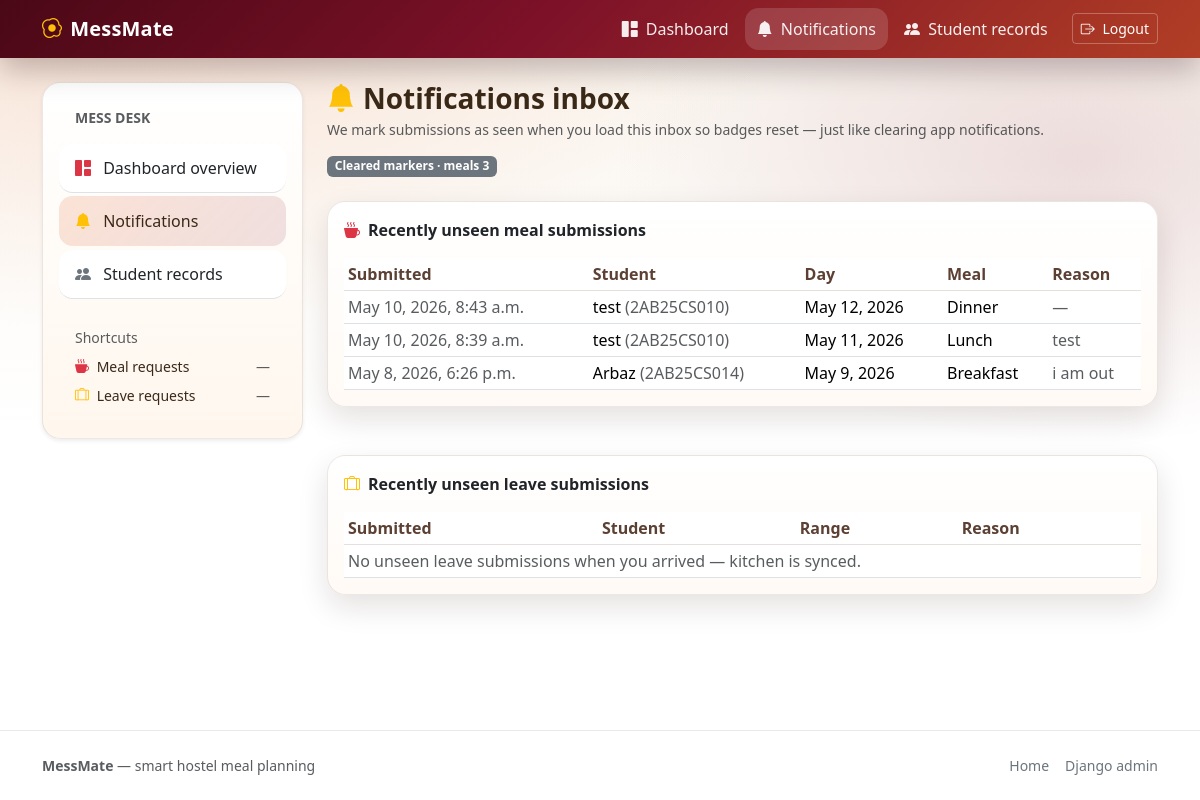
The app's page /mess-admin/notifications/ (signed in), older data.
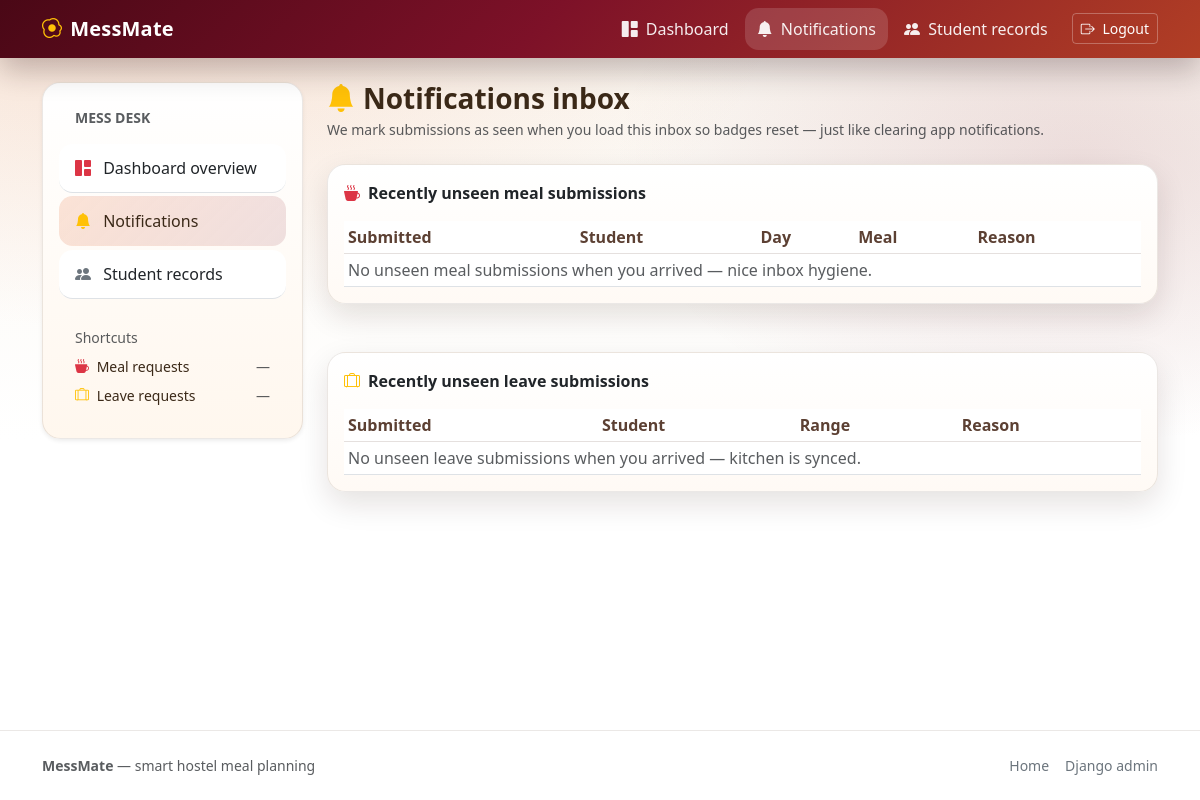
The same page, newer data.
### mess/models.py (models this page shows, shortened)
class MealAbsence(models.Model):
    class MealType(models.TextChoices):
        BREAKFAST = "BREAKFAST", "Breakfast"
        LUNCH = "LUNCH", "Lunch"
        DINNER = "DINNER", "Dinner"
    student = models.ForeignKey(
        StudentProfile,
        on_delete=models.CASCADE,
        related_name="meal_absences",
    )
    date = models.DateField()
    meal_type = models.CharField(max_length=10, choices=MealType.choices)
    reason = models.TextField(blank=True)
    created_at = models.DateTimeField(auto_now_add=True)
    is_seen = models.BooleanField(default=False)
    class Meta:
        constraints = [
            models.UniqueConstraint(
                fields=["student", "date", "meal_type"],
                name="unique_meal_absence_per_day",
            )
        ]
        ordering = ["-date", "-created_at"]

class StudentProfile(models.Model):
    user = models.OneToOneField(
        settings.AUTH_USER_MODEL,
        on_delete=models.CASCADE,
        related_name="profile",
    )
    full_name = models.CharField(max_length=150)
    usn = models.CharField(max_length=10, unique=True, validators=[USN_VALIDATOR])
    email = models.EmailField()
    room_number = models.CharField(max_length=20)

### mess/views.py (the view)
# urls.py: path("mess-admin/notifications/", views.admin_notifications, name="admin_notifications"),
@user_passes_test(lambda u: u.is_staff)
@require_GET
def admin_notifications(request):
    unseen_meals_before = MealAbsence.objects.filter(is_seen=False).count()
    unseen_leaves_before = LeaveRequest.objects.filter(is_seen=False).count()
    unseen_meals = list(
        MealAbsence.objects.filter(is_seen=False)
        .select_related("student")
        .order_by("-created_at")[:200]
    )
    unseen_leaves = list(
        LeaveRequest.objects.filter(is_seen=False)
        .select_related("student")
        .order_by("-created_at")[:200]
    )
    MealAbsence.objects.filter(is_seen=False).update(is_seen=True)
    LeaveRequest.objects.filter(is_seen=False).update(is_seen=True)
    return render(
        request,
        "mess/admin_notifications.html",
        {
            "cleared_meal_count": unseen_meals_before,
            "cleared_leave_count": unseen_leaves_before,
            "cleared_meals": unseen_meals,
            "cleared_leaves": unseen_leaves,
        },
    )

### mess/context_processors.py (called while the page is built)
def mess_notifications(request):
    ctx = {"unseen_meal_count": 0, "unseen_leave_count": 0}
    user = getattr(request, "user", None)
    if user is None or not user.is_authenticated or not user.is_staff:
        return ctx
    ctx["unseen_meal_count"] = MealAbsence.objects.filter(is_seen=False).count()
    ctx["unseen_leave_count"] = LeaveRequest.objects.filter(is_seen=False).count()
    return ctx

### templates/mess/admin_notifications.html (shortened to what this page needs)
{% extends "mess/admin_shell.html" %}
{% block admin_main %}
  <div class="d-flex flex-wrap gap-3 align-items-start justify-content-between mb-4">
    <div>
      <div class="h3 fw-semibold mb-1 d-flex align-items-center gap-2">
        <i class="bi bi-bell-fill text-warning"></i> Notifications inbox
      </div>
      <div class="text-muted small">
        We mark submissions as seen when you load this inbox so badges reset — just like clearing app notifications.
      </div>
    </div>
    {% if cleared_meal_count or cleared_leave_count %}
      <div class="badge text-bg-secondary">
        Cleared markers
        {% if cleared_meal_count %}· meals {{ cleared_meal_count }}{% endif %}
      </div>
    {% endif %}
  </div>
  <div class="row g-4">
    <div class="col-12">
      <div class="card card-mess mb-4">
        <div class="card-body">
          <div class="fw-semibold mb-3 d-flex justify-content-between align-items-center gap-3">
            <span><i class="bi bi-cup-hot-fill me-2 text-danger"></i>Recently unseen meal submissions</span>
          </div>
          <div class="table-responsive">
            <table class="table table-sm align-middle table-mess mb-0">
              <thead>
                <tr>
                  <th>Submitted</th>
                  <th>Student</th>
                  <th>Day</th>
                  <th>Meal</th>
                  <th>Reason</th>
                </tr>
              </thead>
              <tbody>
                {% for m in cleared_meals %}
                  <tr>
                    <td class="text-muted">{{ m.created_at }}</td>
                    <td>{{ m.student.full_name }} <span class="text-muted">({{ m.student.usn }})</span></td>
                    <td>{{ m.date }}</td>
                    <td>{{ m.get_meal_type_display }}</td>
                    <td class="text-muted">{% if m.reason %}{{ m.reason }}{% else %}—{% endif %}</td>
                  </tr>
                {% empty %}
                  <tr><td colspan="5" class="text-muted">No unseen meal submissions when you arrived — nice inbox hygiene.</td></tr>
                {% endfor %}
              </tbody>
            </table>
          </div>
        </div>
      </div>
    </div>
    <div class="col-12">
      <div class="card card-mess">
        <div class="card-body">
          <div class="fw-semibold mb-3"><i class="bi bi-suitcase-lg me-2 text-warning"></i>Recently unseen leave submissions</div>
          <div class="table-responsive">
            <table class="table table-sm align-middle table-mess mb-0">
              <thead>
                <tr>
                  <th>Submitted</th>
                  <th>Student</th>
                  <th>Range</th>
                  <th>Reason</th>
                </tr>
              </thead>
              <tbody>
                {% for l in cleared_leaves %}
                  <tr>
                    <td class="text-muted">{{ l.created_at }}</td>
                    <td>{{ l.student.full_name }} <span class="text-muted">({{ l.student.usn }})</span></td>
                    <td>{{ l.from_date }} → {{ l.to_date }}</td>
                    <td class="text-muted">{% if l.reason %}{{ l.reason }}{% else %}—{% endif %}</td>
                  </tr>
                {% empty %}
                  <tr><td colspan="4" class="text-muted">No unseen leave submissions when you arrived — kitchen is synced.</td></tr>
                {% endfor %}
              </tbody>
            </table>
          </div>
        </div>
      </div>
    </div>
  </div>
{% endblock %}

Row changes from the older to the newer data that the page shows:
no longer on this page (row edited): MealAbsence: created_at "May 10, 2026, 8:43 a.m.", student.full_name "test", student.usn "2AB25CS010", date "May 12, 2026", meal_type "Dinner"
no longer on this page (row edited): MealAbsence: created_at "May 10, 2026, 8:39 a.m.", student.full_name "test", student.usn "2AB25CS010", date "May 11, 2026", meal_type "Lunch", reason "test"
no longer on this page (row edited): MealAbsence: created_at "May 8, 2026, 6:26 p.m.", student.full_name "Arbaz", student.usn "2AB25CS014", date "May 9, 2026", meal_type "Breakfast", reason "i am out"
Text that changed along with them:
{{ cleared_meal_count }}: "3" → (not shown)
text no longer shown: "Cleared markers · meals"
text now shown: "No unseen meal submissions when you arrived — nice inbox hygiene."
